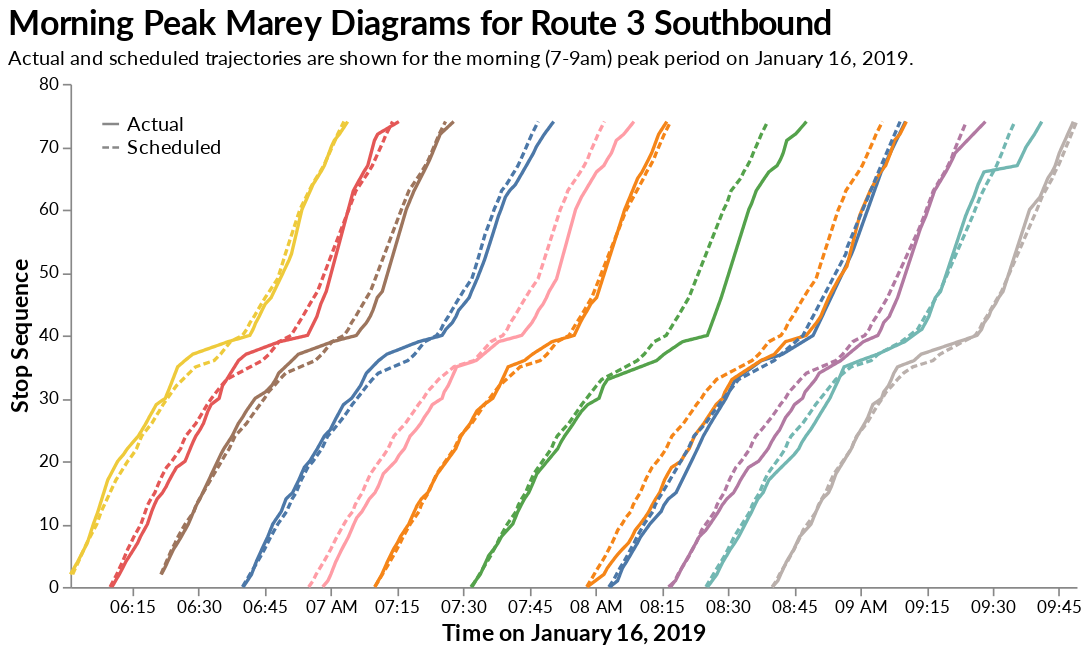

The notebook cell this image was saved under:
### Markdown cell above
This is a good start, but we can definitely clean things up a little bit. Let's make the following adjustments:
* Better axis names
* Changed channels to have trips colored by `trip_id`, but stroke style by actual/scheduled times
* Addition of a title and description
* Removal of the background grid
* Change the dimensions of the plot
* Change the size of the lettering
* Change fonts

### Code cell
alt.Chart(marey).mark_line().encode(
    alt.X('value:T', title="Time on January 16, 2019"),
    alt.Y('stop_seq:Q', title='Stop Sequence'),
    alt.Color('trip_id:N', legend=None),
    alt.StrokeDash('variable:N', title=""),
).properties(
    title={
      "text": ["Morning Peak Marey Diagrams for Route 3 Southbound"], 
      "subtitle": ["Actual and scheduled trajectories are shown for the morning (7-9am) peak period on January 16, 2019."]
    },
    width=600, 
    height=300
).configure(
    font='Lato'
).configure_view(
    strokeWidth=0
).configure_axis(
    grid=False,
    titleFontSize=14
).configure_title(
    fontSize=20,
    anchor='start',
    subtitleFontSize=12,
    subtitlePadding=5
).configure_legend(
    labelFontSize=12,
    orient='top-left'
)

### Figure 1 — Vega-Lite specification as saved in the notebook (floating-point values rounded to 4 significant figures; data arrays with more than 128 entries replaced by an {"elided": "..."} marker saying what was removed)
{"config": {"view": {"continuousWidth": 400, "continuousHeight": 300, "strokeWidth": 0}, "axis": {"grid": false, "titleFontSize": 14}, "font": "Lato", "legend": {"labelFontSize": 12, "orient": "top-left"}, "title": {"anchor": "start", "fontSize": 20, "subtitleFontSize": 12, "subtitlePadding": 5}}, "data": {"name": "data-04c71efca511cd6441c63fa54ad403ce"}, "mark": "line", "encoding": {"color": {"field": "trip_id", "legend": null, "type": "nominal"}, "strokeDash": {"field": "variable", "title": "", "type": "nominal"}, "x": {"field": "value", "title": "Time on January 16, 2019", "type": "temporal"}, "y": {"field": "stop_seq", "title": "Stop Sequence", "type": "quantitative"}}, "height": 300, "title": {"text": ["Morning Peak Marey Diagrams for Route 3 Southbound"], "subtitle": ["Actual and scheduled trajectories are shown for the morning (7-9am) peak period on January 16, 2019."]}, "width": 600, "$schema": "https://vega.github.io/schema/vega-lite/v4.17.0.json", "datasets": {"data-04c71efca511cd6441c63fa54ad403ce": {"elided": "1018 records"}}}
